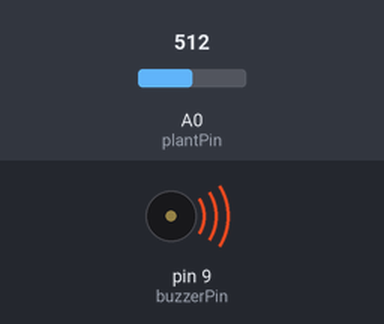
A sketch run on a simulated Arduino Uno, built with avr-gcc and run on an emulated ATmega328P. Shown: buzzer (waves = sounding). Inputs (shaded band) come from the test bench; at power-on: A0 (plantPin) = 512. What the sketch prints to the serial monitor is not drawn.

Above: at 0.04 s.
Timing chart, 0 to 3.0 s (numbered marks = the images above):
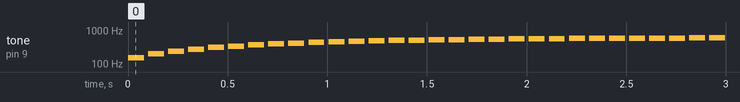

Measured:
- by itself, tone on pin 9 (buzzerPin): plays 151 Hz for 0.08 s, 197 Hz for 0.08 s, 238 Hz for 0.08 s, 275 Hz for 0.08 s, 308 Hz for 0.08 s, 338 Hz for 0.08 s … (1293 notes in this stretch)

The sketch:

telev.ino
```cpp
// Пин, к которому подключен электрод А0
const int plantPin = A0;
// Пин для подключения пьезодинамика (динамика)
const int buzzerPin = 9;

// Переменные для сглаживания сигнала
int sensorValue = 0;
int smoothedValue = 0;

void setup() {
  Serial.begin(9600); // Запуск монитора порта для проверки
  pinMode(buzzerPin, OUTPUT);
}

void loop() {
  // Считываем значение с растения (от 0 до 1023)
  sensorValue = analogRead(plantPin);

  // Сглаживаем сигнал (фильтр бегущего среднего)
  smoothedValue = (smoothedValue * 0.9) + (sensorValue * 0.1);

  // Выводим данные в компьютер, чтобы видеть реакцию
  Serial.print("Биосигнал: ");
  Serial.println(smoothedValue);

  // Переводим значения датчика в диапазон звуковых частот (в Герцах)
  // Если звук слишком высокий или низкий, измените числа 200 и 1000
  int frequency = map(smoothedValue, 100, 900, 200, 1000);

  // Если сигнал стабильный и растение "молчит", не шумим
  if (smoothedValue > 50) {
    tone(buzzerPin, frequency, 80); // Воспроизводим звук длительностью 80 мс
  } else {
    noTone(buzzerPin);
  }

  delay(100); // Пауза между «нотами»
}
```
